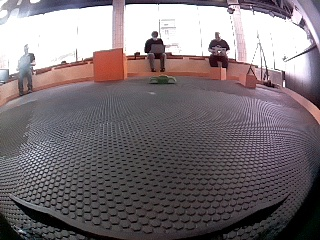
#> input picture walls_test/color_1.jpg, 320 x 240 px
$ python -i process.py   (imports and definitions only)
#> lines starting #> are read from the running program, lines starting #| are printed output that depends on the picture
#> further down, picture is the input picture: shape (240, 320, 3); mean B, G, R 118.2, 113.9, 123
import cv2
import numpy as np

# Not green
# [76 52 74]
# [173  10  98]
# [84 47 82]
# [ 87  83 107]
# [ 86 101  63]

# [ 75 132  93] green
# [ 18 145 102]
hsv_min = np.array((18, 90, 70), np.uint8)
hsv_max = np.array((86, 255, 255), np.uint8)

hsv_min2 = np.array((53, 125, 147), np.uint8)
hsv_max2 = np.array((74, 255, 255), np.uint8)

red = (0, 0, 255)

area = 25


# [56 lines left out: functions process, process_one, not called in this run]


not_find_angle = -999

def green_angle_prod(img):
    crop_img = img[60:240, 0:320]
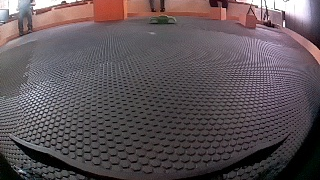
#> crop_img: shape (180, 320, 3); mean B, G, R 87.5, 83.3, 93.5
    # преобразуем RGB картинку в HSV модель
    hsv = cv2.cvtColor(crop_img, cv2.COLOR_BGR2HSV)
#> hsv: shape (180, 320, 3); mean H, S, V 120.7, 41, 95.4
    # применяем цветовой фильтр
    thresh1 = cv2.inRange(hsv, hsv_min, hsv_max)
#> thresh1: shape (180, 320); every value is 0
    thresh2 = cv2.inRange(hsv, hsv_min2, hsv_max2)
    thresh = thresh1 + thresh2

    moments = cv2.moments(thresh, 1)
#> moments = moments, m00 0
    dM10 = moments['m10']
#> dM10 = 0
    dArea = moments['m00']
#> dArea = 0

    wheel_angle = not_find_angle

    if dArea > area:
        x = int(dM10 / dArea)
        if x > 160:
            wheel_angle = round(((x - 160) / 160) * 100) * 1.85
        elif x < 160:
            wheel_angle = -round((160 - x) / 160 * 100) * 1.45

        # print(f"wheel={wheel_angle} x={x}")

    return wheel_angle

>>> import cv2
>>> picture = cv2.imread('../../walls_test/color_1.jpg')
>>> result = green_angle_prod(picture)
#> result = -999

$ run again, on walls_test/color_2.jpg
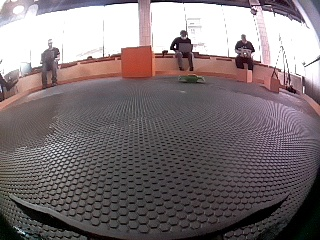
#> input picture walls_test/color_2.jpg, 320 x 240 px
#> picture is the input picture: shape (240, 320, 3); mean B, G, R 117.7, 115.1, 125.4
#> in green_angle_prod, `crop_img = img[60:240, 0:320]`:
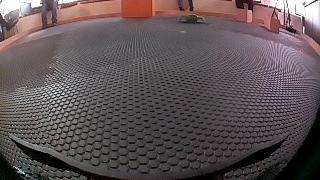
#> crop_img: shape (180, 320, 3); mean B, G, R 86, 83.8, 95.2
#> hsv: shape (180, 320, 3); mean H, S, V 109.7, 40.7, 95.6
#> thresh1: shape (180, 320); every value is 0
#> moments = moments, m00 0
#> dM10 = 0
#> result = -999

$ run again, on walls_test/color_3.jpg
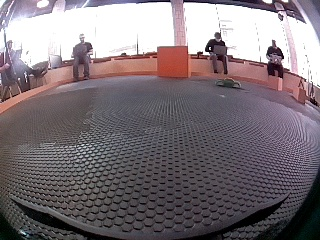
#> input picture walls_test/color_3.jpg, 320 x 240 px
#> picture is the input picture: shape (240, 320, 3); mean B, G, R 120.4, 115, 124.6
#> in green_angle_prod, `crop_img = img[60:240, 0:320]`:
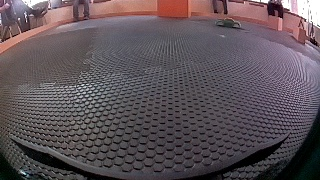
#> crop_img: shape (180, 320, 3); mean B, G, R 88.9, 83.4, 94
#> hsv: shape (180, 320, 3); mean H, S, V 118.5, 44.3, 96.7
#> thresh1: shape (180, 320); every value is 0
#> moments = moments, m00 0
#> dM10 = 0
#> result = -999
